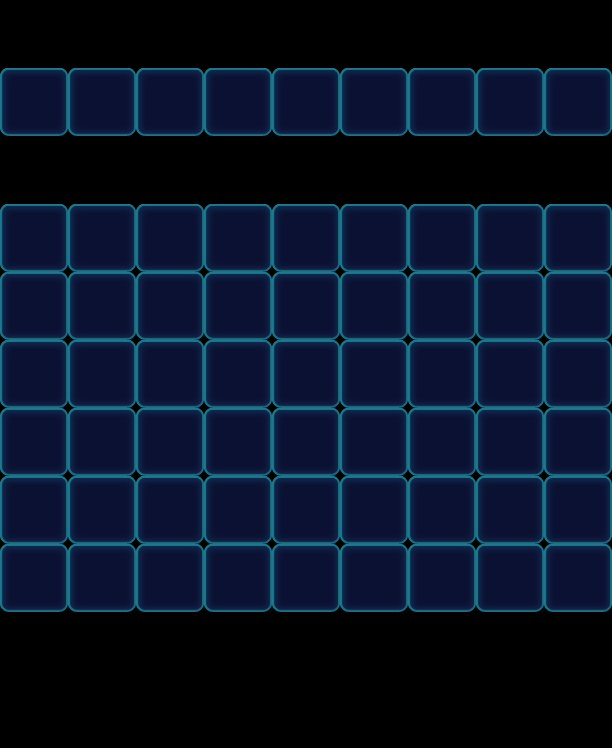

This game map was drawn from its Tiled (.tmx) file and the tilesets committed beside it. A one-line description and the trimmed map source follow:
An orthogonal 9x11 tile map with 68x68 px tiles, 1 tile layer (Valid), 2 tilesets and 72 objects (38x Ice, 25x Floor, 9x Factory_Normal).

<map version="1.0" orientation="orthogonal" width="9" height="11" tilewidth="68" tileheight="68">
 <properties>
  <property name="Connect" value="08,01,1|18,11,1|28,21,1|38,31,1|48,41,1|58,51,1|68,61,1|78,71,1|88,81,1" />
 </properties>
 <tileset firstgid="1" name="game_grid1" tilewidth="68" tileheight="68">
  <image source="game_grid1.png" width="68" height="68" />
 </tileset>
 <tileset firstgid="2" name="map" tilewidth="68" tileheight="68">
  <image source="map.png" width="1024" height="1024" />
 </tileset>
 <layer name="Valid" width="9" height="11">
  <data>[99 cells, 63 non-empty, 1 distinct tile ids]</data>
 </layer>
 <objectgroup name="BottomObj" width="9" height="11">
  <object name="Jelly2" type="Floor" gid="33" x="272" y="408">
   <properties>
    <property name="Layers" value="2" />
   </properties>
  </object>
  <object name="Jelly2" type="Floor" gid="33" x="340" y="272">
   <properties>
    <property name="Layers" value="2" />
   </properties>
  </object>
  <object name="Jelly2" type="Floor" gid="33" x="272" y="340">
   <properties>
    <property name="Layers" value="2" />
   </properties>
  </object>
  <object name="Jelly2" type="Floor" gid="33" x="204" y="340">
   <properties>
    <property name="Layers" value="2" />
   </properties>
  </object>
  <object name="Jelly2" type="Floor" gid="33" x="204" y="272">
   <properties>
    <property name="Layers" value="2" />
   </properties>
  </object>
  <object name="Jelly2" type="Floor" gid="33" x="272" y="272">
   <properties>
    <property name="Layers" value="2" />
   </properties>
  </object>
  <object name="Jelly2" type="Floor" gid="33" x="340" y="340">
   <properties>
    <property name="Layers" value="2" />
   </properties>
  </object>
  <object name="Jelly2" type="Floor" gid="33" x="68" y="136">
   <properties>
    <property name="Layers" value="2" />
   </properties>
  </object>
  <object name="Jelly2" type="Floor" gid="33" x="136" y="136">
   <properties>
    <property name="Layers" value="2" />
   </properties>
  </object>
  <object name="Jelly2" type="Floor" gid="33" x="204" y="136">
   <properties>
    <property name="Layers" value="2" />
   </properties>
  </object>
  <object name="Jelly2" type="Floor" gid="33" x="272" y="136">
   <properties>
    <property name="Layers" value="2" />
   </properties>
  </object>
  <object name="Jelly2" type="Floor" gid="33" x="340" y="136">
   <properties>
    <property name="Layers" value="2" />
   </properties>
  </object>
  <object name="Jelly2" type="Floor" gid="33" x="408" y="136">
   <properties>
    <property name="Layers" value="2" />
   </properties>
  </object>
  <object name="Jelly2" type="Floor" gid="33" x="476" y="136">
   <properties>
    <property name="Layers" value="2" />
   </properties>
  </object>
  <object name="Jelly" type="Floor" gid="32" x="544" y="136">
   <properties>
    <property name="Layers" value="1" />
   </properties>
  </object>
  <object name="Jelly" type="Floor" gid="32" x="0" y="136">
   <properties>
    <property name="Layers" value="1" />
   </properties>
  </object>
  <object name="Jelly2" type="Floor" gid="33" x="272" y="476">
   <properties>
    <property name="Layers" value="2" />
   </properties>
  </object>
  <object name="Jelly2" type="Floor" gid="33" x="408" y="272">
   <properties>
    <property name="Layers" value="2" />
   </properties>
  </object>
  <object name="Jelly2" type="Floor" gid="33" x="136" y="272">
   <properties>
    <property name="Layers" value="2" />
   </properties>
  </object>
  <object name="Jelly2" type="Floor" gid="33" x="476" y="272">
   <properties>
    <property name="Layers" value="2" />
   </properties>
  </object>
  <object name="Jelly2" type="Floor" gid="33" x="68" y="272">
   <properties>
    <property name="Layers" value="2" />
   </properties>
  </object>
  <object name="Jelly2" type="Floor" gid="33" x="136" y="340">
   <properties>
    <property name="Layers" value="2" />
   </properties>
  </object>
  <object name="Jelly2" type="Floor" gid="33" x="408" y="340">
   <properties>
    <property name="Layers" value="2" />
   </properties>
  </object>
  <object name="Jelly2" type="Floor" gid="33" x="204" y="408">
   <properties>
    <property name="Layers" value="2" />
   </properties>
  </object>
  <object name="Jelly2" type="Floor" gid="33" x="340" y="408">
   <properties>
    <property name="Layers" value="2" />
   </properties>
  </object>
 </objectgroup>
 <objectgroup name="MiddleObj" width="9" height="11" />
 <objectgroup color="#000000" name="TopObj" width="9" height="11">
  <object name="12" type="Factory_Normal" x="68" y="136" width="68" height="68">
   <properties>
    <property name="FactoryColorsConfig" value="Blue,Green,Yellow,Pink" />
   </properties>
  </object>
  <object name="12" type="Factory_Normal" x="136" y="136" width="68" height="68">
   <properties>
    <property name="FactoryColorsConfig" value="Blue,Green,Yellow,Pink" />
   </properties>
  </object>
  <object name="12" type="Factory_Normal" x="204" y="136" width="68" height="68">
   <properties>
    <property name="FactoryColorsConfig" value="Blue,Green,Yellow,Pink" />
   </properties>
  </object>
  <object name="12" type="Factory_Normal" x="272" y="136" width="68" height="68">
   <properties>
    <property name="FactoryColorsConfig" value="Blue,Green,Yellow,Pink" />
   </properties>
  </object>
  <object name="12" type="Factory_Normal" x="340" y="136" width="68" height="68">
   <properties>
    <property name="FactoryColorsConfig" value="Blue,Green,Yellow,Pink" />
   </properties>
  </object>
  <object name="12" type="Factory_Normal" x="544" y="136" width="68" height="68">
   <properties>
    <property name="FactoryColorsConfig" value="Blue,Green,Yellow,Pink" />
   </properties>
  </object>
  <object name="12" type="Factory_Normal" x="476" y="136" width="68" height="68">
   <properties>
    <property name="FactoryColorsConfig" value="Blue,Green,Yellow,Pink" />
   </properties>
  </object>
  <object name="12" type="Ice" x="136" y="340" width="68" height="68">
   <properties>
    <property name="Layers" value="3" />
   </properties>
  </object>
  <object name="12" type="Ice" x="476" y="272" width="68" height="68">
   <properties>
    <property name="Layers" value="3" />
   </properties>
  </object>
  <object name="12" type="Factory_Normal" x="408" y="136" width="68" height="68">
   <properties>
    <property name="FactoryColorsConfig" value="Blue,Green,Yellow,Pink" />
   </properties>
  </object>
  <object name="12" type="Factory_Normal" x="0" y="136" width="68" height="68">
   <properties>
    <property name="FactoryColorsConfig" value="Blue,Green,Yellow,Pink" />
   </properties>
  </object>
  <object name="12" type="Ice" x="0" y="204" width="68" height="68">
   <properties>
    <property name="Layers" value="3" />
   </properties>
  </object>
  <object name="12" type="Ice" x="544" y="204" width="68" height="68">
   <properties>
    <property name="Layers" value="3" />
   </properties>
  </object>
  <object name="12" type="Ice" x="68" y="340" width="68" height="68">
   <properties>
    <property name="Layers" value="3" />
   </properties>
  </object>
  <object name="12" type="Ice" x="408" y="340" width="68" height="68">
   <properties>
    <property name="Layers" value="3" />
   </properties>
  </object>
  <object name="12" type="Ice" x="0" y="272" width="68" height="68">
   <properties>
    <property name="Layers" value="3" />
   </properties>
  </object>
  <object name="12" type="Ice" x="68" y="272" width="68" height="68">
   <properties>
    <property name="Layers" value="3" />
   </properties>
  </object>
  <object name="12" type="Ice" x="476" y="340" width="68" height="68">
   <properties>
    <property name="Layers" value="3" />
   </properties>
  </object>
  </objectgroup>
</map>
<!-- 29 of 72 objects omitted -->
